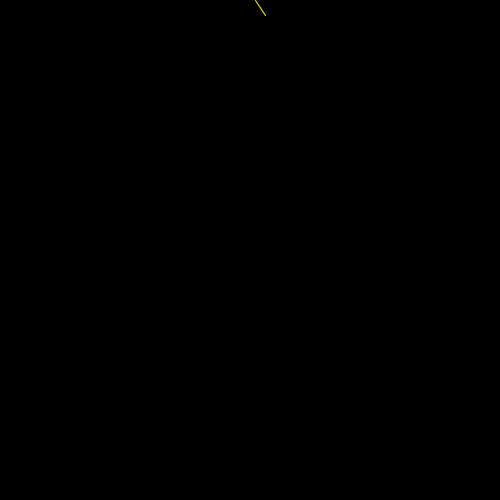
Frame 1 (no input)
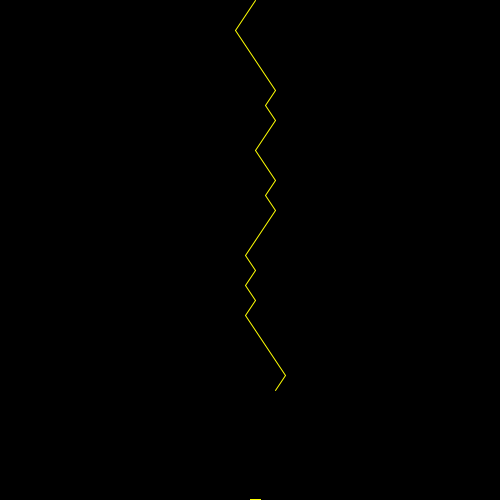
Frame 60 (the mouse pressed at the canvas centre just before this capture)
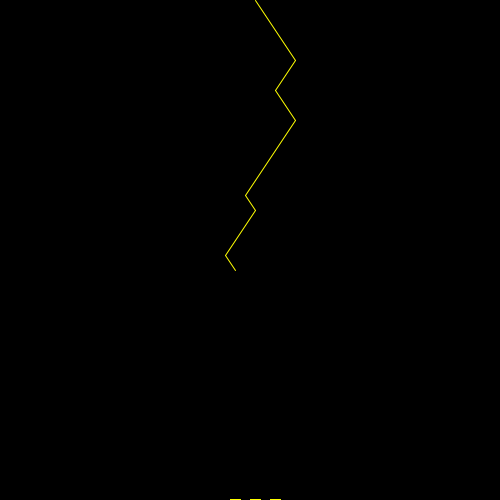
Frame 120 (the mouse held since frame 60 and released just before this capture)

The Processing sketch that drew these frames (run headless with seeded random() and noise(); from frame 60 on, the mouse is pressed at the canvas centre):

// Processing sketch: Lightning_Reset
// ── Lightning_Reset.pde
float leg; //the distance traveled left or right each time the lightning draws a segment
float travel; //the distance traveled virticaly every time the lightning draws a segment

PVector startPoint; // the point at the top of the screen started at for each bolt
PVector currentPoint; // the point that the program is drawing from curently

boolean left; //true if bolt's next segment draws to the left
color flash; // the color of the bolt and bars

public Bar[] bars; // the graph at the botom of the screen

void setup() {
  frameRate(120); // the speed of the program per second
  size(500, 500);  //the window size
  background(0); //the background is black
  
  startPoint = new PVector(255, 0); //the top middle of the screen is the starting point
  currentPoint = new PVector(startPoint.x, startPoint.y); 
  //this starts off the same, but changes later
  
  leg = 10; //the bolt will always draw in segments traveling ten to the left or right.
  travel = 15; //the virtical increment is 15 pixels
  left = true; //this defaults to true.
  
  flash = #FFFF00; //the yellow color
  
  bars = new Bar[50];
  for (int i = 0; i < 50; i++) { //every single bar
    bars[i] = new Bar(i*10); //is set up to be 10 px apart
  }
}

void draw() {
  for (Bar b : bars) { 
    b.drawBar();
    if(b.getNum() > 255) reset(); //reset the bars' heights if one of them is taller then half the screen.
  }//draw every bar
  
  stroke(flash);//set the line color to yellow
  line(currentPoint.x, currentPoint.y, currentPoint.x+leg, currentPoint.y+travel); // draw the line
  
  currentPoint.x += leg;
  currentPoint.y += travel;
  //update the point to draw from the end of the last segment drawn
  
  if (Math.random()>0.5) // there is a 50% chanse left is set to true
    left = false; 
  else left = true;
  
  if (left) // if left is set to true, invert the direction the lightning will reverse
    leg = leg * -1;
    
  if (currentPoint.y>=500) { //when lightning strikes,
    bars[(int)(currentPoint.x)/10].inc(); //increment the bar that was struck to increase it's size,
    currentPoint = new PVector(startPoint.x,startPoint.y);//and start the striking process again.
    background(0); // erase the old lightning bolt
  }
}

public void reset(){
 bars = new Bar[50]; //reset evrey bar
 for (int i = 0; i < 50; i++) {
    bars[i] = new Bar(i*10); 
  }
 System.out.println("Time to reset!");
  
}

// ── Bar.pde
public class Bar{
 private int num;
 private int xPos;
 
 public Bar(int x){
   xPos = x;
   num = 0;
 }
 
 public int getNum(){
  return num; 
 }
 
 public void setNum(int newNum){
   num = newNum;
 }
 public void inc(){
  num++;
 }
 
 public void drawBar(){
     fill(num);
     rect(xPos, 500-num, 10, num);
 }
}
